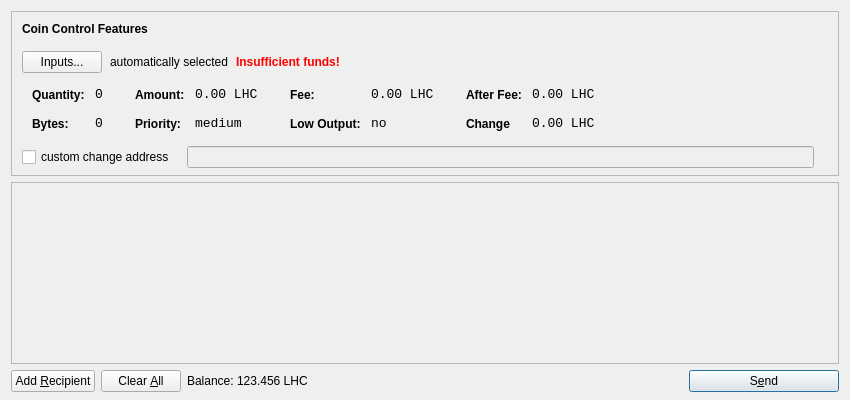
<?xml version="1.0" encoding="UTF-8"?>
<ui version="4.0">
 <class>SendCoinsDialog</class>
 <widget class="QDialog" name="SendCoinsDialog">
  <property name="geometry">
   <rect>
    <x>0</x>
    <y>0</y>
    <width>850</width>
    <height>400</height>
   </rect>
  </property>
  <property name="windowTitle">
   <string>Send Coins</string>
  </property>
  <property name="styleSheet">
   <string notr="true">QListView { background: transparent; }</string>
  </property>
  <layout class="QVBoxLayout" name="verticalLayout" stretch="0,1,0">
   <property name="bottomMargin">
    <number>8</number>
   </property>
   <item>
    <widget class="QFrame" name="frameCoinControl">
     <property name="sizePolicy">
      <sizepolicy hsizetype="Expanding" vsizetype="Expanding">
       <horstretch>0</horstretch>
       <verstretch>0</verstretch>
      </sizepolicy>
     </property>
     <property name="maximumSize">
      <size>
       <width>16777215</width>
       <height>16777215</height>
      </size>
     </property>
     <property name="styleSheet">
      <string notr="true">QListView { background: transparent; }</string>
     </property>
     <property name="frameShape">
      <enum>QFrame::StyledPanel</enum>
     </property>
     <property name="frameShadow">
      <enum>QFrame::Sunken</enum>
     </property>
     <layout class="QVBoxLayout" name="verticalLayoutCoinControl2">
      <property name="spacing">
       <number>6</number>
      </property>
      <property name="leftMargin">
       <number>0</number>
      </property>
      <property name="topMargin">
       <number>0</number>
      </property>
      <property name="rightMargin">
       <number>0</number>
      </property>
      <property name="bottomMargin">
       <number>6</number>
      </property>
      <item>
       <layout class="QVBoxLayout" name="verticalLayoutCoinControl" stretch="0,0,0,0,1">
        <property name="spacing">
         <number>0</number>
        </property>
        <property name="leftMargin">
         <number>10</number>
        </property>
        <property name="topMargin">
         <number>10</number>
        </property>
        <item>
         <layout class="QHBoxLayout" name="horizontalLayoutCoinControl1">
          <property name="bottomMargin">
           <number>15</number>
          </property>
          <item>
           <widget class="QLabel" name="labelCoinControlFeatures">
            <property name="sizePolicy">
             <sizepolicy hsizetype="Preferred" vsizetype="Maximum">
              <horstretch>0</horstretch>
              <verstretch>0</verstretch>
             </sizepolicy>
            </property>
            <property name="font">
             <font>
              <weight>75</weight>
              <bold>true</bold>
             </font>
            </property>
            <property name="styleSheet">
             <string notr="true">font-weight:bold;</string>
            </property>
            <property name="text">
             <string>Coin Control Features</string>
            </property>
           </widget>
          </item>
         </layout>
        </item>
        <item>
         <layout class="QHBoxLayout" name="horizontalLayoutCoinControl2" stretch="0,0,0,0">
          <property name="spacing">
           <number>8</number>
          </property>
          <property name="bottomMargin">
           <number>10</number>
          </property>
          <item>
           <widget class="QPushButton" name="pushButtonCoinControl">
            <property name="styleSheet">
             <string notr="true"/>
            </property>
            <property name="text">
             <string>Inputs...</string>
            </property>
           </widget>
          </item>
          <item>
           <widget class="QLabel" name="labelCoinControlAutomaticallySelected">
            <property name="text">
             <string>automatically selected</string>
            </property>
            <property name="margin">
             <number>5</number>
            </property>
           </widget>
          </item>
          <item>
           <widget class="QLabel" name="labelCoinControlInsuffFunds">
            <property name="font">
             <font>
              <weight>75</weight>
              <bold>true</bold>
             </font>
            </property>
            <property name="styleSheet">
             <string notr="true">color:red;font-weight:bold;</string>
            </property>
            <property name="text">
             <string>Insufficient funds!</string>
            </property>
            <property name="margin">
             <number>5</number>
            </property>
           </widget>
          </item>
          <item>
           <spacer name="horizontalSpacerCoinControl">
            <property name="orientation">
             <enum>Qt::Horizontal</enum>
            </property>
            <property name="sizeHint" stdset="0">
             <size>
              <width>40</width>
              <height>1</height>
             </size>
            </property>
           </spacer>
          </item>
         </layout>
        </item>
        <item>
         <widget class="QWidget" name="widgetCoinControl" native="true">
          <property name="sizePolicy">
           <sizepolicy hsizetype="Preferred" vsizetype="Preferred">
            <horstretch>0</horstretch>
            <verstretch>0</verstretch>
           </sizepolicy>
          </property>
          <property name="minimumSize">
           <size>
            <width>0</width>
            <height>0</height>
           </size>
          </property>
          <property name="styleSheet">
           <string notr="true"/>
          </property>
          <layout class="QHBoxLayout" name="horizontalLayoutCoinControl5">
           <property name="margin">
            <number>0</number>
           </property>
           <item>
            <layout class="QHBoxLayout" name="horizontalLayoutCoinControl3" stretch="0,0,0,1">
             <property name="spacing">
              <number>20</number>
             </property>
             <property name="topMargin">
              <number>0</number>
             </property>
             <property name="bottomMargin">
              <number>10</number>
             </property>
             <item>
              <layout class="QFormLayout" name="formLayoutCoinControl1">
               <property name="horizontalSpacing">
                <number>10</number>
               </property>
               <property name="verticalSpacing">
                <number>14</number>
               </property>
               <property name="leftMargin">
                <number>10</number>
               </property>
               <property name="topMargin">
                <number>4</number>
               </property>
               <property name="rightMargin">
                <number>6</number>
               </property>
               <item row="0" column="0">
                <widget class="QLabel" name="labelCoinControlQuantityText">
                 <property name="styleSheet">
                  <string notr="true">font-weight:bold;</string>
                 </property>
                 <property name="text">
                  <string>Quantity:</string>
                 </property>
                 <property name="margin">
                  <number>0</number>
                 </property>
                </widget>
               </item>
               <item row="0" column="1">
                <widget class="QLabel" name="labelCoinControlQuantity">
                 <property name="font">
                  <font>
                   <family>Monospace</family>
                   <pointsize>10</pointsize>
                  </font>
                 </property>
                 <property name="cursor">
                  <cursorShape>IBeamCursor</cursorShape>
                 </property>
                 <property name="contextMenuPolicy">
                  <enum>Qt::ActionsContextMenu</enum>
                 </property>
                 <property name="text">
                  <string>0</string>
                 </property>
                 <property name="margin">
                  <number>0</number>
                 </property>
                 <property name="textInteractionFlags">
                  <set>Qt::LinksAccessibleByMouse|Qt::TextSelectableByKeyboard|Qt::TextSelectableByMouse</set>
                 </property>
                </widget>
               </item>
               <item row="1" column="0">
                <widget class="QLabel" name="labelCoinControlBytesText">
                 <property name="styleSheet">
                  <string notr="true">font-weight:bold;</string>
                 </property>
                 <property name="text">
                  <string>Bytes:</string>
                 </property>
                </widget>
               </item>
               <item row="1" column="1">
                <widget class="QLabel" name="labelCoinControlBytes">
                 <property name="font">
                  <font>
                   <family>Monospace</family>
                   <pointsize>10</pointsize>
                  </font>
                 </property>
                 <property name="cursor">
                  <cursorShape>IBeamCursor</cursorShape>
                 </property>
                 <property name="contextMenuPolicy">
                  <enum>Qt::ActionsContextMenu</enum>
                 </property>
                 <property name="text">
                  <string>0</string>
                 </property>
                 <property name="textInteractionFlags">
                  <set>Qt::LinksAccessibleByMouse|Qt::TextSelectableByKeyboard|Qt::TextSelectableByMouse</set>
                 </property>
                </widget>
               </item>
              </layout>
             </item>
             <item>
              <layout class="QFormLayout" name="formLayoutCoinControl2">
               <property name="horizontalSpacing">
                <number>10</number>
               </property>
               <property name="verticalSpacing">
                <number>14</number>
               </property>
               <property name="leftMargin">
                <number>6</number>
               </property>
               <property name="topMargin">
                <number>4</number>
               </property>
               <property name="rightMargin">
                <number>6</number>
               </property>
               <item row="0" column="0">
                <widget class="QLabel" name="labelCoinControlAmountText">
                 <property name="styleSheet">
                  <string notr="true">font-weight:bold;</string>
                 </property>
                 <property name="text">
                  <string>Amount:</string>
                 </property>
                 <property name="margin">
                  <number>0</number>
                 </property>
                </widget>
               </item>
               <item row="0" column="1">
                <widget class="QLabel" name="labelCoinControlAmount">
                 <property name="font">
                  <font>
                   <family>Monospace</family>
                   <pointsize>10</pointsize>
                  </font>
                 </property>
                 <property name="cursor">
                  <cursorShape>IBeamCursor</cursorShape>
                 </property>
                 <property name="contextMenuPolicy">
                  <enum>Qt::ActionsContextMenu</enum>
                 </property>
                 <property name="text">
                  <string>0.00 LHC</string>
                 </property>
                 <property name="textInteractionFlags">
                  <set>Qt::LinksAccessibleByMouse|Qt::TextSelectableByKeyboard|Qt::TextSelectableByMouse</set>
                 </property>
                </widget>
               </item>
               <item row="1" column="0">
                <widget class="QLabel" name="labelCoinControlPriorityText">
                 <property name="styleSheet">
                  <string notr="true">font-weight:bold;</string>
                 </property>
                 <property name="text">
                  <string>Priority:</string>
                 </property>
                </widget>
               </item>
               <item row="1" column="1">
                <widget class="QLabel" name="labelCoinControlPriority">
                 <property name="font">
                  <font>
                   <family>Monospace</family>
                   <pointsize>10</pointsize>
                  </font>
                 </property>
                 <property name="cursor">
                  <cursorShape>IBeamCursor</cursorShape>
                 </property>
                 <property name="contextMenuPolicy">
                  <enum>Qt::ActionsContextMenu</enum>
                 </property>
                 <property name="text">
                  <string>medium</string>
                 </property>
                 <property name="textInteractionFlags">
                  <set>Qt::LinksAccessibleByMouse|Qt::TextSelectableByKeyboard|Qt::TextSelectableByMouse</set>
                 </property>
                </widget>
               </item>
              </layout>
             </item>
             <item>
              <layout class="QFormLayout" name="formLayoutCoinControl3">
               <property name="horizontalSpacing">
                <number>10</number>
               </property>
               <property name="verticalSpacing">
                <number>14</number>
               </property>
               <property name="leftMargin">
                <number>6</number>
               </property>
               <property name="topMargin">
                <number>4</number>
               </property>
               <property name="rightMargin">
                <number>6</number>
               </property>
               <item row="0" column="0">
                <widget class="QLabel" name="labelCoinControlFeeText">
                 <property name="styleSheet">
                  <string notr="true">font-weight:bold;</string>
                 </property>
                 <property name="text">
                  <string>Fee:</string>
                 </property>
                 <property name="margin">
                  <number>0</number>
                 </property>
                </widget>
               </item>
               <item row="0" column="1">
                <widget class="QLabel" name="labelCoinControlFee">
                 <property name="font">
                  <font>
                   <family>Monospace</family>
                   <pointsize>10</pointsize>
                  </font>
                 </property>
                 <property name="cursor">
                  <cursorShape>IBeamCursor</cursorShape>
                 </property>
                 <property name="contextMenuPolicy">
                  <enum>Qt::ActionsContextMenu</enum>
                 </property>
                 <property name="text">
                  <string>0.00 LHC</string>
                 </property>
                 <property name="textInteractionFlags">
                  <set>Qt::LinksAccessibleByMouse|Qt::TextSelectableByKeyboard|Qt::TextSelectableByMouse</set>
                 </property>
                </widget>
               </item>
               <item row="1" column="0">
                <widget class="QLabel" name="labelCoinControlLowOutputText">
                 <property name="styleSheet">
                  <string notr="true">font-weight:bold;</string>
                 </property>
                 <property name="text">
                  <string>Low Output:</string>
                 </property>
                </widget>
               </item>
               <item row="1" column="1">
                <widget class="QLabel" name="labelCoinControlLowOutput">
                 <property name="font">
                  <font>
                   <family>Monospace</family>
                   <pointsize>10</pointsize>
                  </font>
                 </property>
                 <property name="cursor">
                  <cursorShape>IBeamCursor</cursorShape>
                 </property>
                 <property name="contextMenuPolicy">
                  <enum>Qt::ActionsContextMenu</enum>
                 </property>
                 <property name="text">
                  <string>no</string>
                 </property>
                 <property name="textInteractionFlags">
                  <set>Qt::LinksAccessibleByMouse|Qt::TextSelectableByKeyboard|Qt::TextSelectableByMouse</set>
                 </property>
                </widget>
               </item>
              </layout>
             </item>
             <item>
              <layout class="QFormLayout" name="formLayoutCoinControl4">
               <property name="horizontalSpacing">
                <number>10</number>
               </property>
               <property name="verticalSpacing">
                <number>14</number>
               </property>
               <property name="leftMargin">
                <number>6</number>
               </property>
               <property name="topMargin">
                <number>4</number>
               </property>
               <property name="rightMargin">
                <number>6</number>
               </property>
               <item row="0" column="0">
                <widget class="QLabel" name="labelCoinControlAfterFeeText">
                 <property name="styleSheet">
                  <string notr="true">font-weight:bold;</string>
                 </property>
                 <property name="text">
                  <string>After Fee:</string>
                 </property>
                 <property name="margin">
                  <number>0</number>
                 </property>
                </widget>
               </item>
               <item row="0" column="1">
                <widget class="QLabel" name="labelCoinControlAfterFee">
                 <property name="font">
                  <font>
                   <family>Monospace</family>
                   <pointsize>10</pointsize>
                  </font>
                 </property>
                 <property name="cursor">
                  <cursorShape>IBeamCursor</cursorShape>
                 </property>
                 <property name="contextMenuPolicy">
                  <enum>Qt::ActionsContextMenu</enum>
                 </property>
                 <property name="text">
                  <string>0.00 LHC</string>
                 </property>
                 <property name="textInteractionFlags">
                  <set>Qt::LinksAccessibleByMouse|Qt::TextSelectableByKeyboard|Qt::TextSelectableByMouse</set>
                 </property>
                </widget>
               </item>
               <item row="1" column="0">
                <widget class="QLabel" name="labelCoinControlChangeText">
                 <property name="styleSheet">
                  <string notr="true">font-weight:bold;</string>
                 </property>
                 <property name="text">
                  <string>Change</string>
                 </property>
                </widget>
               </item>
               <item row="1" column="1">
                <widget class="QLabel" name="labelCoinControlChange">
                 <property name="font">
                  <font>
                   <family>Monospace</family>
                   <pointsize>10</pointsize>
                  </font>
                 </property>
                 <property name="cursor">
                  <cursorShape>IBeamCursor</cursorShape>
                 </property>
                 <property name="contextMenuPolicy">
                  <enum>Qt::ActionsContextMenu</enum>
                 </property>
                 <property name="text">
                  <string>0.00 LHC</string>
                 </property>
                 <property name="textInteractionFlags">
                  <set>Qt::LinksAccessibleByMouse|Qt::TextSelectableByKeyboard|Qt::TextSelectableByMouse</set>
                 </property>
                </widget>
               </item>
              </layout>
             </item>
            </layout>
           </item>
          </layout>
         </widget>
        </item>
        <item>
         <layout class="QHBoxLayout" name="horizontalLayoutCoinControl4" stretch="0,0,0">
          <property name="spacing">
           <number>12</number>
          </property>
          <property name="sizeConstraint">
           <enum>QLayout::SetDefaultConstraint</enum>
          </property>
          <property name="topMargin">
           <number>5</number>
          </property>
          <property name="rightMargin">
           <number>5</number>
          </property>
          <item>
           <widget class="QCheckBox" name="checkBoxCoinControlChange">
            <property name="text">
             <string>custom change address</string>
            </property>
           </widget>
          </item>
          <item>
           <widget class="QLineEdit" name="lineEditCoinControlChange">
            <property name="enabled">
             <bool>false</bool>
            </property>
            <property name="sizePolicy">
             <sizepolicy hsizetype="Expanding" vsizetype="Fixed">
              <horstretch>0</horstretch>
              <verstretch>0</verstretch>
             </sizepolicy>
            </property>
           </widget>
          </item>
          <item>
           <widget class="QLabel" name="labelCoinControlChangeLabel">
            <property name="sizePolicy">
             <sizepolicy hsizetype="Preferred" vsizetype="Expanding">
              <horstretch>0</horstretch>
              <verstretch>0</verstretch>
             </sizepolicy>
            </property>
            <property name="minimumSize">
             <size>
              <width>0</width>
              <height>0</height>
             </size>
            </property>
            <property name="text">
             <string/>
            </property>
            <property name="margin">
             <number>3</number>
            </property>
           </widget>
          </item>
         </layout>
        </item>
        <item>
         <spacer name="verticalSpacerCoinControl">
          <property name="orientation">
           <enum>Qt::Vertical</enum>
          </property>
          <property name="sizeHint" stdset="0">
           <size>
            <width>800</width>
            <height>1</height>
           </size>
          </property>
         </spacer>
        </item>
       </layout>
      </item>
     </layout>
    </widget>
   </item>
   <item>
    <widget class="QScrollArea" name="scrollArea">
     <property name="widgetResizable">
      <bool>true</bool>
     </property>
     <widget class="QWidget" name="scrollAreaWidgetContents">
      <property name="geometry">
       <rect>
        <x>0</x>
        <y>0</y>
        <width>828</width>
        <height>162</height>
       </rect>
      </property>
      <layout class="QVBoxLayout" name="verticalLayout_2">
       <property name="margin">
        <number>0</number>
       </property>
       <item>
        <layout class="QVBoxLayout" name="entries">
         <property name="spacing">
          <number>6</number>
         </property>
        </layout>
       </item>
       <item>
        <spacer name="verticalSpacer">
         <property name="orientation">
          <enum>Qt::Vertical</enum>
         </property>
         <property name="sizeHint" stdset="0">
          <size>
           <width>20</width>
           <height>40</height>
          </size>
         </property>
        </spacer>
       </item>
      </layout>
     </widget>
    </widget>
   </item>
   <item>
    <layout class="QHBoxLayout" name="horizontalLayout">
     <item>
      <widget class="QPushButton" name="addButton">
       <property name="toolTip">
        <string>Send to multiple recipients at once</string>
       </property>
       <property name="text">
        <string>Add &amp;Recipient</string>
       </property>
       <property name="icon">
        <iconset resource="../bitcoin.qrc">
         <normaloff>:/icons/add</normaloff>:/icons/add</iconset>
       </property>
       <property name="autoDefault">
        <bool>false</bool>
       </property>
      </widget>
     </item>
     <item>
      <widget class="QPushButton" name="clearButton">
       <property name="sizePolicy">
        <sizepolicy hsizetype="Minimum" vsizetype="Fixed">
         <horstretch>0</horstretch>
         <verstretch>0</verstretch>
        </sizepolicy>
       </property>
       <property name="toolTip">
        <string>Remove all transaction fields</string>
       </property>
       <property name="text">
        <string>Clear &amp;All</string>
       </property>
       <property name="icon">
        <iconset resource="../bitcoin.qrc">
         <normaloff>:/icons/remove</normaloff>:/icons/remove</iconset>
       </property>
       <property name="autoRepeatDelay">
        <number>300</number>
       </property>
       <property name="autoDefault">
        <bool>false</bool>
       </property>
      </widget>
     </item>
     <item>
      <layout class="QHBoxLayout" name="horizontalLayout_2">
       <property name="spacing">
        <number>3</number>
       </property>
       <item>
        <widget class="QLabel" name="label">
         <property name="sizePolicy">
          <sizepolicy hsizetype="Preferred" vsizetype="Fixed">
           <horstretch>0</horstretch>
           <verstretch>0</verstretch>
          </sizepolicy>
         </property>
         <property name="text">
          <string>Balance:</string>
         </property>
        </widget>
       </item>
       <item>
        <widget class="QLabel" name="labelBalance">
         <property name="sizePolicy">
          <sizepolicy hsizetype="Preferred" vsizetype="Fixed">
           <horstretch>0</horstretch>
           <verstretch>0</verstretch>
          </sizepolicy>
         </property>
         <property name="cursor">
          <cursorShape>IBeamCursor</cursorShape>
         </property>
         <property name="text">
          <string>123.456 LHC</string>
         </property>
         <property name="textInteractionFlags">
          <set>Qt::LinksAccessibleByMouse|Qt::TextSelectableByKeyboard|Qt::TextSelectableByMouse</set>
         </property>
        </widget>
       </item>
      </layout>
     </item>
     <item>
      <spacer name="horizontalSpacer">
       <property name="orientation">
        <enum>Qt::Horizontal</enum>
       </property>
       <property name="sizeHint" stdset="0">
        <size>
         <width>40</width>
         <height>20</height>
        </size>
       </property>
      </spacer>
     </item>
     <item>
      <widget class="QPushButton" name="sendButton">
       <property name="minimumSize">
        <size>
         <width>150</width>
         <height>0</height>
        </size>
       </property>
       <property name="toolTip">
        <string>Confirm the send action</string>
       </property>
       <property name="text">
        <string>S&amp;end</string>
       </property>
       <property name="icon">
        <iconset resource="../bitcoin.qrc">
         <normaloff>:/icons/send</normaloff>:/icons/send</iconset>
       </property>
       <property name="default">
        <bool>true</bool>
       </property>
      </widget>
     </item>
    </layout>
   </item>
  </layout>
 </widget>
 <resources>
  <include location="../bitcoin.qrc"/>
 </resources>
 <connections/>
</ui>
